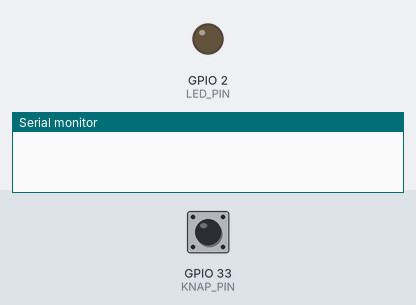
Bench run of a program on a simulated ESP32. On the bench: output pins drawn as LEDs (lit = HIGH), the last lines printed to the serial monitor. Inputs (shaded band) come from the test bench; at power-on: GPIO 33 (KNAP_PIN) HIGH.

Above: at 1.2 s.
1.3 s: GPIO 33 (KNAP_PIN) pulled LOW for 0.15 s
At 1.37 s:
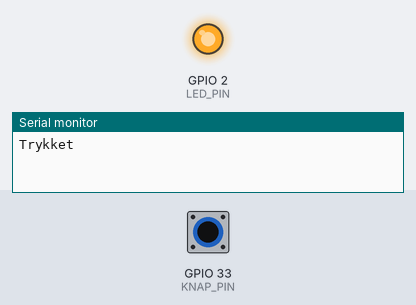
2.9 s: GPIO 33 (KNAP_PIN) pulled LOW for 3.2 s
At 7.2 s:
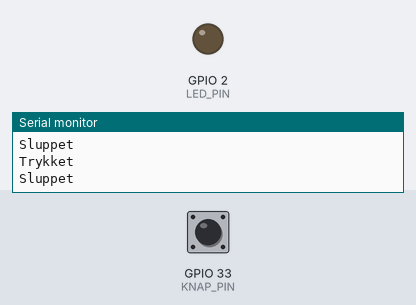
Timing chart, 0 to 8.7 s (numbered marks = the images above; inputs shaded):
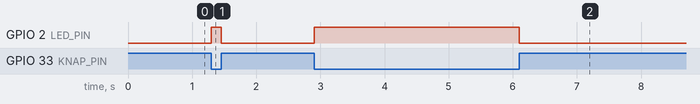

Measured:
- after the input at 1.3 s, GPIO 2 (LED_PIN): LOW → HIGH at once, → LOW 0.15 s later
- after the input at 2.9 s, GPIO 2 (LED_PIN): LOW → HIGH at once, → LOW 3.2 s later

The program:

main.cpp
```cpp
#include <Arduino.h>

// Konfiguration
const int KNAP_PIN = 33;  // knap mellem GPIO 33 og GND
const int LED_PIN = 2;    // den indbyggede lysdiode

int forrigeTilstand = HIGH;  // HIGH = ikke trykket (pull-up)

void setup() {
  Serial.begin(115200);
  pinMode(KNAP_PIN, INPUT_PULLUP);  // intern pull-up, så benet ikke svæver
  pinMode(LED_PIN, OUTPUT);
}

void loop() {
  int tilstand = digitalRead(KNAP_PIN);

  // Med pull-up betyder LOW, at knappen er trykket
  if (tilstand == LOW) {
    digitalWrite(LED_PIN, HIGH);
  } else {
    digitalWrite(LED_PIN, LOW);
  }

  // Skriv kun, når tilstanden skifter, ellers drukner Serial Monitor
  if (tilstand != forrigeTilstand) {
    Serial.println(tilstand == LOW ? "Trykket" : "Sluppet");
    forrigeTilstand = tilstand;
  }
}
```
